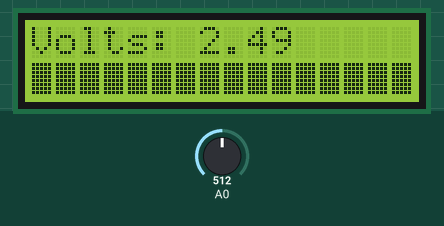
A sketch run on a simulated Arduino Uno, built with avr-gcc and run on an emulated ATmega328P. On the bench: 16×2 character LCD. The inputs (shaded band) are chosen by the test bench; at power-on: A0 = 512.

Above: at 1.2 s.
1.3 s: A0 set to 716
At 2.8 s:
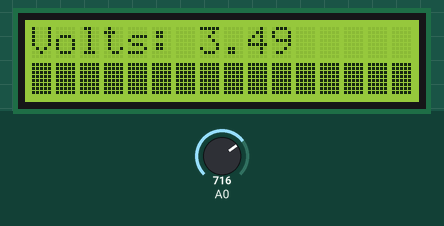
3.1 s: A0 set to 900
At 3.8 s:
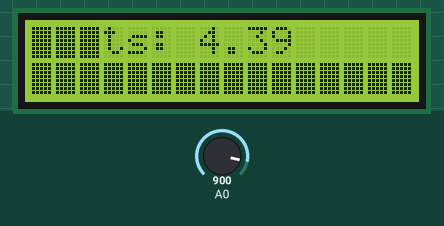
6.1 s: A0 set to 1023
At 7.2 s:
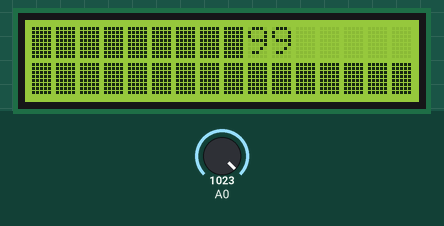
7.6 s: A0 set to 306
At 8.2 s:
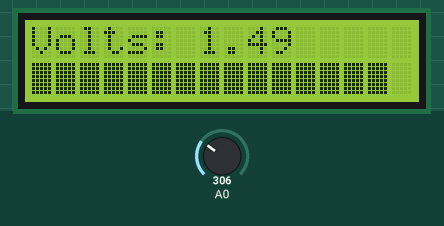
9.2 s: A0 set to 122
At 10.0 s:
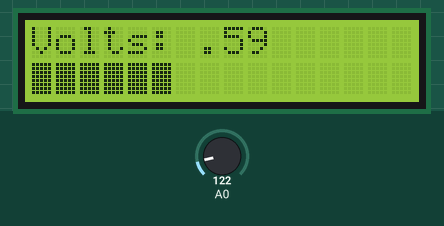
10.7 s: A0 set to 90
At 11.8 s:
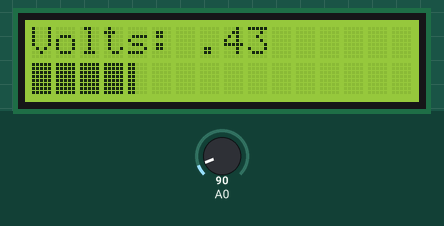
Timing chart, 0 to 13.2 s (numbered marks = the images above; inputs shaded):
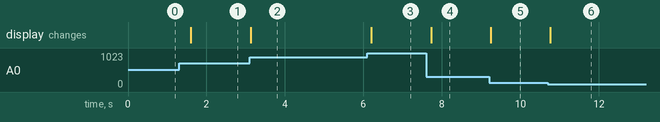

Measured:
- after the input at 1.3 s, the display: changes after 0.30 s (image 1)
- after the input at 3.1 s, the display: changes at once (image 2)
- after the input at 6.1 s, the display: changes after 0.09 s (image 3)
- after the input at 7.6 s, the display: changes after 0.12 s (image 4)
- after the input at 9.2 s, the display: changes at once (image 5)
- after the input at 10.7 s, the display: changes after 0.06 s (image 6)

The sketch:

LCD_2_by_40_bar_graph.ino
```cpp
/*****************************************
 LiquidCrystal Library - Bar Graph
 Demonstrates the use a 40x2 LCD display.
 This sketch displays a simulated bar graph to the LCD

  The circuit:
 * LCD RS pin to digital pin 12
 * LCD En pin to digital pin 11
 * LCD D4 pin to digital pin 5
 * LCD D5 pin to digital pin 4
 * LCD D6 pin to digital pin 3
 * LCD D7 pin to digital pin 2
 * LCD R/W pin to ground
 * Variable resistor wiper to LCD VO pin (pin 3)

 Adapted from code written by David A. Mellis
 Modified by Limor Fried, Tom Igoe, Bob Davis
 ****************************************/
// include the library code:
#include <LiquidCrystal.h>
// initialize the library with interface pin #'s
LiquidCrystal lcd(12, 11, 5, 4, 3, 2);

byte line1[8]= {
  B10000,  B10000,  B10000,  B10000,
  B10000,  B10000,  B10000,  B10000
};
byte line2[8]= {
  B11000,  B11000,  B11000,  B11000,
  B11000,  B11000,  B11000,  B11000
};
byte line3[8]= {
  B11100,  B11100,  B11100,  B11100,
  B11100,  B11100,  B11100,  B11100
};
byte line4[8]= {
  B11110,  B11110,  B11110,  B11110,
  B11110,  B11110,  B11110,  B11110
};
byte line5[8]= {
  B11111,  B11111,  B11111,  B11111,
  B11111,  B11111,  B11111,  B11111
};

void setup() {
  // set up the LCD's number of columns and rows:
  lcd.begin(16, 2);
  // create the text for the LCD.
  lcd.createChar(1, line1);
  lcd.createChar(2, line2);
  lcd.createChar(3, line3);
  lcd.createChar(4, line4);
  lcd.createChar(5, line5);
}

void loop() {
  lcd.clear();
  lcd.setCursor(0,0);
  lcd.print("Volts:");
  int Voltage=analogRead(A0)/2.05;
  // print the voltage:
  lcd.setCursor(8, 0);
  lcd.print(Voltage);
  // overwrite first digit and add a period
  lcd.setCursor(7, 0);
  if (Voltage >= 100) lcd.print(Voltage/100);
  lcd.print(".");
  if (Voltage < 100) lcd.print(Voltage);
  // print the bar graph
  lcd.setCursor(0,1);
  // draw lower spaces as solid
  for (int pos=0; pos < Voltage/10; pos++) {
  lcd.write(5);
  }
  lcd.setCursor(Voltage/10, 1);
  if (Voltage%10/2 == 0) lcd.write(1);
  if (Voltage%10/2 == 1) lcd.write(2);
  if (Voltage%10/2 == 2) lcd.write(3);
  if (Voltage%10/2 == 3) lcd.write(4);
  if (Voltage%10/2 == 4) lcd.write(5);
  delay(500);
}
```
